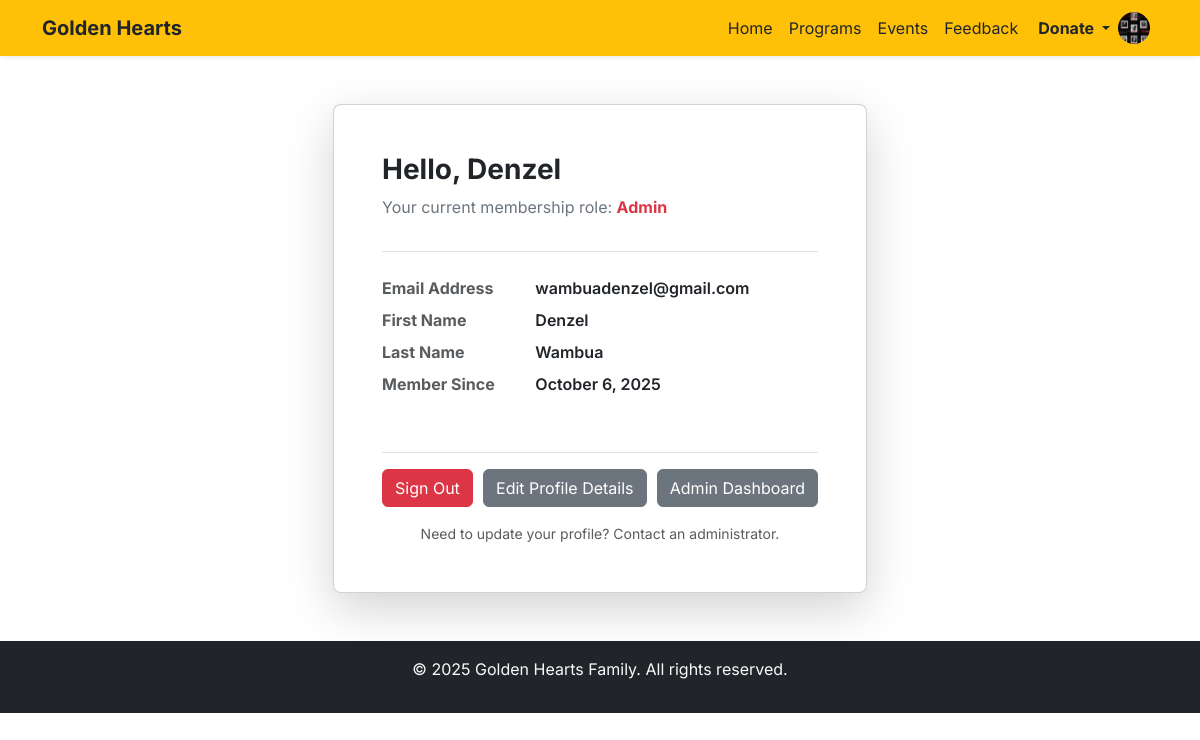
The page /accounts/profile/ (signed in) on the database its author committed.
### accounts/models.py (models this page shows, shortened)
class User(AbstractUser):
    username = None
    email = models.EmailField(unique=True)
    profile_picture = models.ImageField(
        upload_to='profile_pics/',
        null=True,
        blank=True,
    )
    ROLE_CHOICES = (
        ('admin', 'Admin'),
        ('patron', 'Patron'),
    )
    role = models.CharField(max_length=20, choices=ROLE_CHOICES, default='patron')
    USERNAME_FIELD = 'email'
    REQUIRED_FIELDS = []
    objects = CustomUserManager()
    @property
    def is_admin(self):
        return self.role == 'admin'
    def get_profile_picture_url(self):
        if self.profile_picture and hasattr(self.profile_picture, 'url'):
            try:
                if os.path.exists(self.profile_picture.path):
                    return self.profile_picture.url
            except (ValueError, FileNotFoundError):
                pass
        return None

### accounts/views.py (the view)
# urls.py: path('profile/', views.profile_view, name='profile'),
@login_required
def profile_view(request):
    return render(request, 'accounts/profile.html')

### accounts/templates/accounts/profile.html (shortened to what this page needs)
{% extends "base.html" %}
{% load static %}
{% block content %}
<div class="container my-5">
    <div class="row justify-content-center">
        <div class="col-md-8 col-lg-6">
            <div class="card shadow-lg rounded-3">
                <div class="card-body p-4 p-md-5">
                    <div class="mb-4 border-bottom pb-3">
                        <h1 class="card-title h3 fw-bold text-dark">
                            Hello, {{ user.first_name|default:'Patron' }}
                        </h1>
                        <p class="text-secondary mt-1">
                            Your current membership role:
                            <span class="fw-bold
                                {% if user.is_admin %}text-danger{% elif user.is_patron %}text-success{% else %}text-secondary{% endif %}">
                                {{ user.get_role_display }}
                            </span>
                        </p>
                    </div>
                    <dl class="row mb-5">
                        <dt class="col-sm-4 text-muted">Email Address</dt>
                        <dd class="col-sm-8 fw-semibold">{{ user.email }}</dd>
                        <dt class="col-sm-4 text-muted">First Name</dt>
                        <dd class="col-sm-8 fw-semibold">
                            {{ user.first_name|default:'(Not provided)' }}
                        </dd>
                        <dt class="col-sm-4 text-muted">Last Name</dt>
                        <dd class="col-sm-8 fw-semibold">
                            {{ user.last_name|default:'(Not provided)' }}
                        </dd>
                        <dt class="col-sm-4 text-muted">Member Since</dt>
                        <dd class="col-sm-8 fw-semibold">
                            {{ user.date_joined|date:"F j, Y" }}
                        </dd>
                    </dl>
                    <div class="d-flex justify-content-between pt-3 border-top">
                        <a href="{% url 'logout' %}"
                           class="btn btn-danger w-45">
                             Sign Out
                        </a>
                        <a href="{% url 'profile_edit' %}"
                         class="btn btn-secondary w-45">Edit Profile Details
                        </a>
                        {% if user.is_superuser or user.is_admin %}
                        <a href="{% url 'admin:index' %}"
                           class="btn btn-secondary w-45">
                             Admin Dashboard
                        </a>
                        {% endif %}
                    </div>
                    <small class="d-block text-center text-muted mt-3">
                        Need to update your profile? Contact an administrator.
                    </small>
                </div>
            </div>
        </div>
    </div>
</div>
{% endblock content %}

### templates/base.html (style rules this page uses)
body { font-family: 'Inter', sans-serif; }

### rows shown on the page
User: first_name "Denzel", role "Admin", email "wambuadenzel@gmail.com", last_name "Wambua", date_joined "October 6, 2025"
